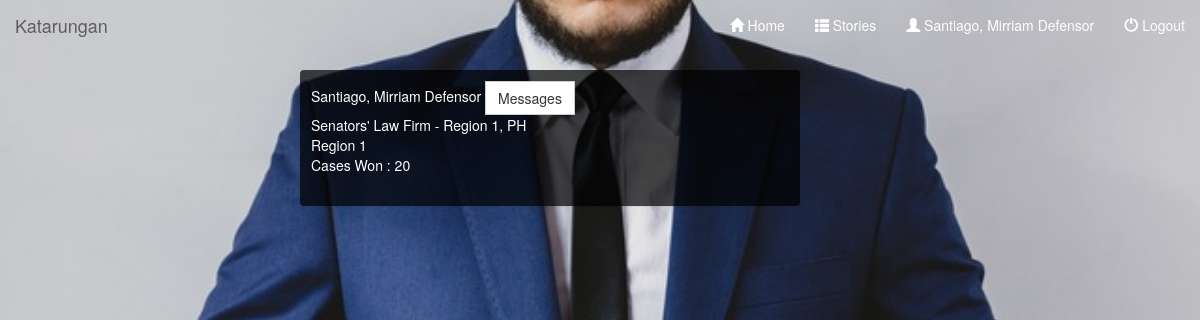
Screenshot of /myprofile.php (signed in) with the database file from the repository.
### tables this page shows
CREATE TABLE `tbllawyer` (
  `lawyerID` int(11) NOT NULL,
  `lawyerUsername` varchar(100) NOT NULL,
  `lawyerPassword` varchar(10) NOT NULL,
  `lawyerLastName` varchar(100) NOT NULL,
  `lawyerFirstName` varchar(100) NOT NULL,
  `lawyerMiddleName` varchar(100) NOT NULL,
  `firmAssociatedTo` varchar(1000) NOT NULL,
  `firmAddress` varchar(1000) NOT NULL,
  `specialization` varchar(1000) NOT NULL,
  `locationLawyers` varchar(10000) NOT NULL,
  `casesWon` varchar(1000) NOT NULL,
  `status` varchar(10) NOT NULL
);

### myprofile.php (the view, shortened to what this page needs)
<?php include ('HEADER.php'); ?>
<div class="panel col-md-5 col-md-offset-3">
<?php
$getProfile = mysqli_query($conn, " SELECT * FROM tbllawyer WHERE lawyerID = '$_SESSION[userID]' ");
while($row = mysqli_fetch_assoc($getProfile))
{
?>
	<?php echo $row['lawyerLastName'] .", " .$row['lawyerFirstName'] ." " .$row['lawyerMiddleName']; ?>
	<button class="btn btn-default" onclick="ToggaleMessage();">Messages</button>
	<br>
	<?php echo $row['firmAssociatedTo']; ?> - <?php echo $row['firmAddress']; ?>
	<br>
	<?php echo $row['locationLawyers']; ?>
	<br>
	Cases Won :
	<?php echo $row['casesWon']; ?>
<?php
}
?>
<br><br>
</div>

### HEADER.php (style rules this page uses)
body { background: url('images/bg_2880.jpg') no-repeat center center fixed; -webkit-background-size: cover; -moz-background-size: cover; -o-background-size: cover; background-size: cover; color: white; }
.btn { border-radius: 0; }

### myprofile.php (style rules this page uses)
body { color:white; }
.panel { background: url('images/tile.png'); padding:10px; }

### rows the page displays
tbllawyer: lawyerLastName "Santiago", lawyerFirstName "Mirriam", lawyerMiddleName "Defensor", firmAssociatedTo "Senators' Law Firm", firmAddress "Region 1, PH", locationLawyers "Region 1", casesWon "20"

### other values shown
$_SESSION['userName'] "Santiago, Mirriam Defensor"
